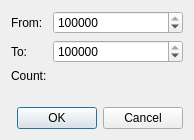
<?xml version="1.0" encoding="UTF-8"?>
<ui version="4.0">
 <class>AddSerialsRangeDialog</class>
 <widget class="QDialog" name="AddSerialsRangeDialog">
  <property name="geometry">
   <rect>
    <x>0</x>
    <y>0</y>
    <width>194</width>
    <height>140</height>
   </rect>
  </property>
  <property name="windowTitle">
   <string>Add serials range</string>
  </property>
  <layout class="QVBoxLayout" name="verticalLayout">
   <item>
    <layout class="QFormLayout" name="formLayout">
     <item row="0" column="0">
      <widget class="QLabel" name="labelFrom">
       <property name="text">
        <string>From:</string>
       </property>
      </widget>
     </item>
     <item row="1" column="0">
      <widget class="QLabel" name="labelTo">
       <property name="text">
        <string>To:</string>
       </property>
      </widget>
     </item>
     <item row="2" column="0">
      <widget class="QLabel" name="labelCount">
       <property name="text">
        <string>Count:</string>
       </property>
      </widget>
     </item>
     <item row="2" column="1">
      <widget class="QLabel" name="labelCountDisplay"/>
     </item>
     <item row="0" column="1">
      <widget class="QSpinBox" name="spinBoxFrom">
       <property name="maximum">
        <number>2147483647</number>
       </property>
       <property name="value">
        <number>999930</number>
       </property>
      </widget>
     </item>
     <item row="1" column="1">
      <widget class="QSpinBox" name="spinBoxTo">
       <property name="maximum">
        <number>2147483647</number>
       </property>
       <property name="value">
        <number>999940</number>
       </property>
      </widget>
     </item>
    </layout>
   </item>
   <item>
    <widget class="QDialogButtonBox" name="buttonBox">
     <property name="standardButtons">
      <set>QDialogButtonBox::StandardButton::Cancel|QDialogButtonBox::StandardButton::Ok</set>
     </property>
    </widget>
   </item>
  </layout>
 </widget>
 <resources/>
 <connections>
  <connection>
   <sender>buttonBox</sender>
   <signal>accepted()</signal>
   <receiver>AddSerialsRangeDialog</receiver>
   <slot>accept()</slot>
   <hints>
    <hint type="sourcelabel">
     <x>96</x>
     <y>118</y>
    </hint>
    <hint type="destinationlabel">
     <x>96</x>
     <y>69</y>
    </hint>
   </hints>
  </connection>
  <connection>
   <sender>buttonBox</sender>
   <signal>rejected()</signal>
   <receiver>AddSerialsRangeDialog</receiver>
   <slot>reject()</slot>
   <hints>
    <hint type="sourcelabel">
     <x>96</x>
     <y>118</y>
    </hint>
    <hint type="destinationlabel">
     <x>96</x>
     <y>69</y>
    </hint>
   </hints>
  </connection>
 </connections>
</ui>
